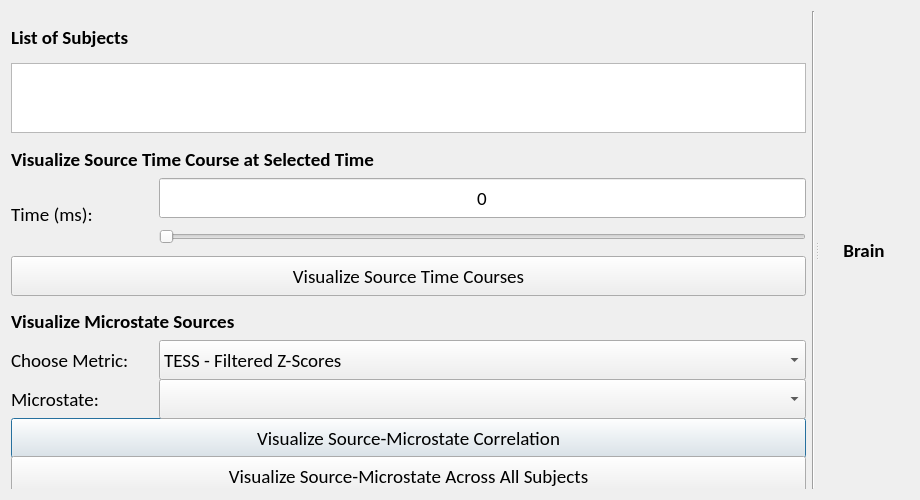
<?xml version="1.0" encoding="UTF-8"?>
<ui version="4.0">
 <class>Dialog</class>
 <widget class="QDialog" name="Dialog">
  <property name="geometry">
   <rect>
    <x>0</x>
    <y>0</y>
    <width>920</width>
    <height>500</height>
   </rect>
  </property>
  <property name="minimumSize">
   <size>
    <width>800</width>
    <height>500</height>
   </size>
  </property>
  <property name="font">
   <font>
    <family>Calibri</family>
    <pointsize>14</pointsize>
   </font>
  </property>
  <property name="windowTitle">
   <string>Dialog</string>
  </property>
  <layout class="QGridLayout" name="gridLayout">
   <item row="0" column="0">
    <widget class="QSplitter" name="splitter">
     <property name="font">
      <font>
       <pointsize>14</pointsize>
      </font>
     </property>
     <property name="orientation">
      <enum>Qt::Horizontal</enum>
     </property>
     <widget class="QWidget" name="gridLayoutWidget">
      <property name="font">
       <font>
        <pointsize>14</pointsize>
       </font>
      </property>
      <layout class="QGridLayout" name="gridLayout_3">
       <item row="3" column="0">
        <layout class="QGridLayout" name="gridLayout_2">
         <item row="4" column="0" colspan="2">
          <widget class="Line" name="line_2">
           <property name="sizePolicy">
            <sizepolicy hsizetype="Preferred" vsizetype="Preferred">
             <horstretch>0</horstretch>
             <verstretch>0</verstretch>
            </sizepolicy>
           </property>
           <property name="orientation">
            <enum>Qt::Horizontal</enum>
           </property>
          </widget>
         </item>
         <item row="8" column="0" colspan="2">
          <widget class="QPushButton" name="show_microstate_sources_button">
           <property name="sizePolicy">
            <sizepolicy hsizetype="Preferred" vsizetype="Maximum">
             <horstretch>0</horstretch>
             <verstretch>0</verstretch>
            </sizepolicy>
           </property>
           <property name="minimumSize">
            <size>
             <width>0</width>
             <height>40</height>
            </size>
           </property>
           <property name="maximumSize">
            <size>
             <width>16777215</width>
             <height>60</height>
            </size>
           </property>
           <property name="font">
            <font>
             <pointsize>14</pointsize>
            </font>
           </property>
           <property name="text">
            <string>Visualize Source-Microstate Correlation</string>
           </property>
          </widget>
         </item>
         <item row="0" column="0" colspan="2">
          <widget class="QLabel" name="stc_label">
           <property name="minimumSize">
            <size>
             <width>0</width>
             <height>40</height>
            </size>
           </property>
           <property name="maximumSize">
            <size>
             <width>16777215</width>
             <height>60</height>
            </size>
           </property>
           <property name="font">
            <font>
             <weight>75</weight>
             <bold>true</bold>
            </font>
           </property>
           <property name="text">
            <string>Visualize Source Time Course at Selected Time</string>
           </property>
          </widget>
         </item>
         <item row="9" column="0" colspan="2">
          <widget class="QPushButton" name="show_all_microstate_sources_button">
           <property name="sizePolicy">
            <sizepolicy hsizetype="Preferred" vsizetype="Maximum">
             <horstretch>0</horstretch>
             <verstretch>0</verstretch>
            </sizepolicy>
           </property>
           <property name="minimumSize">
            <size>
             <width>0</width>
             <height>40</height>
            </size>
           </property>
           <property name="maximumSize">
            <size>
             <width>16777215</width>
             <height>60</height>
            </size>
           </property>
           <property name="font">
            <font>
             <pointsize>14</pointsize>
            </font>
           </property>
           <property name="text">
            <string>Visualize Source-Microstate Across All Subjects</string>
           </property>
          </widget>
         </item>
         <item row="3" column="0" colspan="2">
          <widget class="QPushButton" name="show_stc_button">
           <property name="sizePolicy">
            <sizepolicy hsizetype="Preferred" vsizetype="Maximum">
             <horstretch>0</horstretch>
             <verstretch>0</verstretch>
            </sizepolicy>
           </property>
           <property name="minimumSize">
            <size>
             <width>0</width>
             <height>40</height>
            </size>
           </property>
           <property name="maximumSize">
            <size>
             <width>16777215</width>
             <height>60</height>
            </size>
           </property>
           <property name="font">
            <font>
             <pointsize>14</pointsize>
            </font>
           </property>
           <property name="text">
            <string>Visualize Source Time Courses</string>
           </property>
          </widget>
         </item>
         <item row="2" column="1">
          <widget class="QSlider" name="stc_time_slider">
           <property name="sizePolicy">
            <sizepolicy hsizetype="Preferred" vsizetype="Preferred">
             <horstretch>0</horstretch>
             <verstretch>0</verstretch>
            </sizepolicy>
           </property>
           <property name="minimumSize">
            <size>
             <width>0</width>
             <height>40</height>
            </size>
           </property>
           <property name="maximumSize">
            <size>
             <width>16777215</width>
             <height>60</height>
            </size>
           </property>
           <property name="orientation">
            <enum>Qt::Horizontal</enum>
           </property>
          </widget>
         </item>
         <item row="1" column="0" rowspan="2">
          <widget class="QLabel" name="stc_time_label">
           <property name="sizePolicy">
            <sizepolicy hsizetype="Preferred" vsizetype="Maximum">
             <horstretch>0</horstretch>
             <verstretch>0</verstretch>
            </sizepolicy>
           </property>
           <property name="minimumSize">
            <size>
             <width>0</width>
             <height>40</height>
            </size>
           </property>
           <property name="maximumSize">
            <size>
             <width>142</width>
             <height>60</height>
            </size>
           </property>
           <property name="text">
            <string>Time (ms):</string>
           </property>
          </widget>
         </item>
         <item row="5" column="0" colspan="2">
          <widget class="QLabel" name="microstate_sources_label">
           <property name="minimumSize">
            <size>
             <width>0</width>
             <height>40</height>
            </size>
           </property>
           <property name="maximumSize">
            <size>
             <width>16777215</width>
             <height>60</height>
            </size>
           </property>
           <property name="font">
            <font>
             <weight>75</weight>
             <bold>true</bold>
            </font>
           </property>
           <property name="text">
            <string>Visualize Microstate Sources</string>
           </property>
          </widget>
         </item>
         <item row="7" column="1">
          <widget class="QComboBox" name="microstate_combobox">
           <property name="sizePolicy">
            <sizepolicy hsizetype="Preferred" vsizetype="Maximum">
             <horstretch>0</horstretch>
             <verstretch>0</verstretch>
            </sizepolicy>
           </property>
           <property name="minimumSize">
            <size>
             <width>0</width>
             <height>40</height>
            </size>
           </property>
           <property name="maximumSize">
            <size>
             <width>16777215</width>
             <height>60</height>
            </size>
           </property>
          </widget>
         </item>
         <item row="7" column="0">
          <widget class="QLabel" name="microstate_label">
           <property name="sizePolicy">
            <sizepolicy hsizetype="Preferred" vsizetype="Maximum">
             <horstretch>0</horstretch>
             <verstretch>0</verstretch>
            </sizepolicy>
           </property>
           <property name="minimumSize">
            <size>
             <width>0</width>
             <height>40</height>
            </size>
           </property>
           <property name="maximumSize">
            <size>
             <width>16777215</width>
             <height>60</height>
            </size>
           </property>
           <property name="text">
            <string>Microstate:</string>
           </property>
          </widget>
         </item>
         <item row="6" column="1">
          <widget class="QComboBox" name="microstates_list_combobox">
           <property name="sizePolicy">
            <sizepolicy hsizetype="Preferred" vsizetype="Maximum">
             <horstretch>0</horstretch>
             <verstretch>0</verstretch>
            </sizepolicy>
           </property>
           <property name="minimumSize">
            <size>
             <width>0</width>
             <height>40</height>
            </size>
           </property>
           <property name="maximumSize">
            <size>
             <width>16777215</width>
             <height>60</height>
            </size>
           </property>
           <property name="font">
            <font>
             <pointsize>14</pointsize>
            </font>
           </property>
           <item>
            <property name="text">
             <string>TESS - Filtered Z-Scores</string>
            </property>
           </item>
           <item>
            <property name="text">
             <string>TESS - Raw Z-Scores</string>
            </property>
           </item>
           <item>
            <property name="text">
             <string>AVG - Filtered Z-Scores</string>
            </property>
           </item>
           <item>
            <property name="text">
             <string>AVG - Raw Z-Scores</string>
            </property>
           </item>
          </widget>
         </item>
         <item row="6" column="0">
          <widget class="QLabel" name="metric_label">
           <property name="sizePolicy">
            <sizepolicy hsizetype="Preferred" vsizetype="Maximum">
             <horstretch>0</horstretch>
             <verstretch>0</verstretch>
            </sizepolicy>
           </property>
           <property name="minimumSize">
            <size>
             <width>0</width>
             <height>40</height>
            </size>
           </property>
           <property name="maximumSize">
            <size>
             <width>142</width>
             <height>60</height>
            </size>
           </property>
           <property name="text">
            <string>Choose Metric:</string>
           </property>
          </widget>
         </item>
         <item row="1" column="1">
          <widget class="QLineEdit" name="stc_time_input">
           <property name="sizePolicy">
            <sizepolicy hsizetype="Preferred" vsizetype="Maximum">
             <horstretch>0</horstretch>
             <verstretch>0</verstretch>
            </sizepolicy>
           </property>
           <property name="minimumSize">
            <size>
             <width>0</width>
             <height>40</height>
            </size>
           </property>
           <property name="maximumSize">
            <size>
             <width>16777215</width>
             <height>60</height>
            </size>
           </property>
           <property name="text">
            <string>0</string>
           </property>
           <property name="alignment">
            <set>Qt::AlignCenter</set>
           </property>
           <property name="readOnly">
            <bool>true</bool>
           </property>
          </widget>
         </item>
        </layout>
       </item>
       <item row="2" column="0">
        <widget class="QListWidget" name="subjects_list">
         <property name="sizePolicy">
          <sizepolicy hsizetype="MinimumExpanding" vsizetype="Expanding">
           <horstretch>0</horstretch>
           <verstretch>0</verstretch>
          </sizepolicy>
         </property>
         <property name="font">
          <font>
           <pointsize>14</pointsize>
           <italic>true</italic>
          </font>
         </property>
         <property name="selectionMode">
          <enum>QAbstractItemView::MultiSelection</enum>
         </property>
        </widget>
       </item>
       <item row="0" column="1" rowspan="4">
        <widget class="Line" name="line">
         <property name="font">
          <font>
           <pointsize>14</pointsize>
          </font>
         </property>
         <property name="orientation">
          <enum>Qt::Vertical</enum>
         </property>
        </widget>
       </item>
       <item row="1" column="0">
        <widget class="QLabel" name="label_2">
         <property name="minimumSize">
          <size>
           <width>0</width>
           <height>40</height>
          </size>
         </property>
         <property name="maximumSize">
          <size>
           <width>16777215</width>
           <height>60</height>
          </size>
         </property>
         <property name="font">
          <font>
           <weight>75</weight>
           <bold>true</bold>
          </font>
         </property>
         <property name="text">
          <string>List of Subjects</string>
         </property>
        </widget>
       </item>
      </layout>
     </widget>
     <widget class="QWidget" name="verticalLayoutWidget">
      <property name="font">
       <font>
        <pointsize>14</pointsize>
       </font>
      </property>
      <layout class="QVBoxLayout" name="PV_Layout">
       <item>
        <widget class="QLabel" name="boxplots_label">
         <property name="sizePolicy">
          <sizepolicy hsizetype="Preferred" vsizetype="Preferred">
           <horstretch>0</horstretch>
           <verstretch>0</verstretch>
          </sizepolicy>
         </property>
         <property name="minimumSize">
          <size>
           <width>0</width>
           <height>40</height>
          </size>
         </property>
         <property name="maximumSize">
          <size>
           <width>16777215</width>
           <height>60</height>
          </size>
         </property>
         <property name="font">
          <font>
           <pointsize>14</pointsize>
           <weight>75</weight>
           <bold>true</bold>
          </font>
         </property>
         <property name="text">
          <string>Brain</string>
         </property>
         <property name="alignment">
          <set>Qt::AlignCenter</set>
         </property>
        </widget>
       </item>
       <item>
        <layout class="QVBoxLayout" name="Figure_Layout"/>
       </item>
      </layout>
     </widget>
    </widget>
   </item>
  </layout>
 </widget>
 <resources/>
 <connections/>
</ui>
